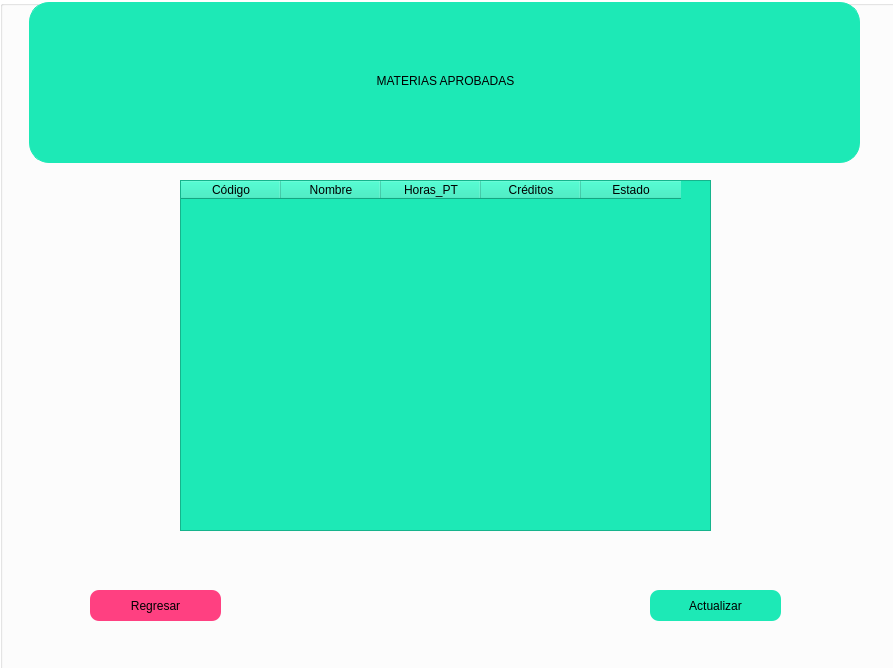
<?xml version="1.0" encoding="UTF-8"?>
<ui version="4.0">
 <class>materias_aprobadas</class>
 <widget class="QDialog" name="materias_aprobadas">
  <property name="geometry">
   <rect>
    <x>0</x>
    <y>0</y>
    <width>893</width>
    <height>668</height>
   </rect>
  </property>
  <property name="windowTitle">
   <string>Dialog</string>
  </property>
  <property name="windowIcon">
   <iconset resource="SRC.qrc">
    <normaloff>:/Images/1490820813-6_82408.png</normaloff>:/Images/1490820813-6_82408.png</iconset>
  </property>
  <widget class="QGroupBox" name="groupBox">
   <property name="geometry">
    <rect>
     <x>0</x>
     <y>0</y>
     <width>1101</width>
     <height>691</height>
    </rect>
   </property>
   <property name="styleSheet">
    <string notr="true">background-color: rgb(255, 255, 255);
</string>
   </property>
   <property name="title">
    <string/>
   </property>
   <widget class="QLabel" name="label">
    <property name="geometry">
     <rect>
      <x>29</x>
      <y>2</y>
      <width>831</width>
      <height>161</height>
     </rect>
    </property>
    <property name="styleSheet">
     <string notr="true">background-color: #1DE9B6;  
border: 1px solid #1DE9B6;
    border-radius: 20px;
    margin-top: 0.5em;
</string>
    </property>
    <property name="text">
     <string/>
    </property>
   </widget>
   <widget class="QLabel" name="label_2">
    <property name="geometry">
     <rect>
      <x>190</x>
      <y>40</y>
      <width>511</width>
      <height>81</height>
     </rect>
    </property>
    <property name="styleSheet">
     <string notr="true">font: 75 25pt &quot;Berlin Sans FB Demi&quot;;
background:transparent;

</string>
    </property>
    <property name="text">
     <string>MATERIAS APROBADAS</string>
    </property>
    <property name="alignment">
     <set>Qt::AlignCenter</set>
    </property>
   </widget>
   <widget class="QLabel" name="label_3">
    <property name="geometry">
     <rect>
      <x>61</x>
      <y>24</y>
      <width>111</width>
      <height>101</height>
     </rect>
    </property>
    <property name="styleSheet">
     <string notr="true">background-color: transparent;
</string>
    </property>
    <property name="text">
     <string/>
    </property>
    <property name="pixmap">
     <pixmap resource="SRC.qrc">:/Images/check-form_116472.png</pixmap>
    </property>
    <property name="scaledContents">
     <bool>true</bool>
    </property>
   </widget>
   <widget class="QLabel" name="label_4">
    <property name="geometry">
     <rect>
      <x>730</x>
      <y>22</y>
      <width>111</width>
      <height>101</height>
     </rect>
    </property>
    <property name="styleSheet">
     <string notr="true">background-color: transparent;
</string>
    </property>
    <property name="text">
     <string/>
    </property>
    <property name="pixmap">
     <pixmap resource="SRC.qrc">:/Images/checklist_102320.png</pixmap>
    </property>
    <property name="scaledContents">
     <bool>true</bool>
    </property>
   </widget>
   <widget class="QTableWidget" name="marcar">
    <property name="geometry">
     <rect>
      <x>180</x>
      <y>180</y>
      <width>531</width>
      <height>351</height>
     </rect>
    </property>
    <property name="styleSheet">
     <string notr="true">color: rgb(0, 0, 0);
background-color: #1DE9B6;  
</string>
    </property>
    <property name="columnCount">
     <number>5</number>
    </property>
    <attribute name="horizontalHeaderVisible">
     <bool>true</bool>
    </attribute>
    <attribute name="horizontalHeaderHighlightSections">
     <bool>true</bool>
    </attribute>
    <attribute name="verticalHeaderVisible">
     <bool>true</bool>
    </attribute>
    <column>
     <property name="text">
      <string>Código</string>
     </property>
     <property name="textAlignment">
      <set>AlignCenter</set>
     </property>
    </column>
    <column>
     <property name="text">
      <string>Nombre</string>
     </property>
    </column>
    <column>
     <property name="text">
      <string>Horas_PT</string>
     </property>
    </column>
    <column>
     <property name="text">
      <string>Créditos</string>
     </property>
    </column>
    <column>
     <property name="text">
      <string>Estado</string>
     </property>
    </column>
   </widget>
   <widget class="QPushButton" name="Regresar">
    <property name="geometry">
     <rect>
      <x>90</x>
      <y>590</y>
      <width>131</width>
      <height>31</height>
     </rect>
    </property>
    <property name="styleSheet">
     <string notr="true">background-color: #FF4081;
font: 14pt 75 &quot;Times New Roman&quot;;
border: 2px ;
    border-radius: 9px;</string>
    </property>
    <property name="text">
     <string>Regresar</string>
    </property>
   </widget>
   <widget class="QPushButton" name="Actualizar">
    <property name="geometry">
     <rect>
      <x>650</x>
      <y>590</y>
      <width>131</width>
      <height>31</height>
     </rect>
    </property>
    <property name="styleSheet">
     <string notr="true">background-color: #1DE9B6; 
font: 14pt 75 &quot;Times New Roman&quot;;
border: 2px ;
    border-radius: 9px;</string>
    </property>
    <property name="text">
     <string>Actualizar</string>
    </property>
    <property name="autoDefault">
     <bool>true</bool>
    </property>
   </widget>
  </widget>
 </widget>
 <resources>
  <include location="SRC.qrc"/>
 </resources>
 <connections/>
</ui>
